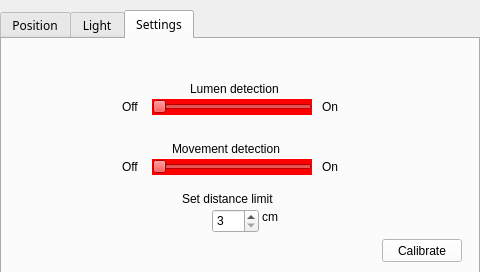
<?xml version="1.0" encoding="UTF-8"?>
<ui version="4.0">
 <class>MainDisplay</class>
 <widget class="QWidget" name="MainDisplay">
  <property name="geometry">
   <rect>
    <x>0</x>
    <y>0</y>
    <width>480</width>
    <height>272</height>
   </rect>
  </property>
  <property name="windowTitle">
   <string>position</string>
  </property>
  <property name="autoFillBackground">
   <bool>true</bool>
  </property>
  <property name="styleSheet">
   <string notr="true">color: rgb(0, 0, 0);
background-color: setPalette(Pal);
font: 9pt &quot;Droid Sans Georgian&quot;;</string>
  </property>
  <widget class="QTabWidget" name="tabWidget">
   <property name="geometry">
    <rect>
     <x>0</x>
     <y>10</y>
     <width>480</width>
     <height>272</height>
    </rect>
   </property>
   <property name="font">
    <font>
     <family>Droid Sans Georgian</family>
     <pointsize>9</pointsize>
     <weight>50</weight>
     <italic>false</italic>
     <bold>false</bold>
    </font>
   </property>
   <property name="autoFillBackground">
    <bool>true</bool>
   </property>
   <property name="styleSheet">
    <string notr="true">
</string>
   </property>
   <property name="currentIndex">
    <number>2</number>
   </property>
   <widget class="QWidget" name="tab">
    <attribute name="title">
     <string>Position</string>
    </attribute>
    <widget class="QSlider" name="ySlider">
     <property name="geometry">
      <rect>
       <x>20</x>
       <y>20</y>
       <width>22</width>
       <height>161</height>
      </rect>
     </property>
     <property name="minimumSize">
      <size>
       <width>22</width>
       <height>0</height>
      </size>
     </property>
     <property name="maximumSize">
      <size>
       <width>22</width>
       <height>161</height>
      </size>
     </property>
     <property name="maximum">
      <number>255</number>
     </property>
     <property name="orientation">
      <enum>Qt::Vertical</enum>
     </property>
    </widget>
    <widget class="QSlider" name="xSlider">
     <property name="geometry">
      <rect>
       <x>50</x>
       <y>190</y>
       <width>271</width>
       <height>22</height>
      </rect>
     </property>
     <property name="styleSheet">
      <string notr="true">Slider::xSlider { alignment: center; }
selection-color: rgb(174, 255, 238);
background-color: rgb(80, 111, 61);</string>
     </property>
     <property name="maximum">
      <number>255</number>
     </property>
     <property name="orientation">
      <enum>Qt::Horizontal</enum>
     </property>
    </widget>
    <widget class="QSlider" name="zSlider">
     <property name="geometry">
      <rect>
       <x>330</x>
       <y>20</y>
       <width>22</width>
       <height>161</height>
      </rect>
     </property>
     <property name="maximum">
      <number>255</number>
     </property>
     <property name="orientation">
      <enum>Qt::Vertical</enum>
     </property>
    </widget>
    <widget class="QWidget" name="frameWidget" native="true">
     <property name="geometry">
      <rect>
       <x>50</x>
       <y>20</y>
       <width>271</width>
       <height>161</height>
      </rect>
     </property>
     <property name="palette">
      <palette>
       <active>
        <colorrole role="WindowText">
         <brush brushstyle="SolidPattern">
          <color alpha="255">
           <red>0</red>
           <green>0</green>
           <blue>0</blue>
          </color>
         </brush>
        </colorrole>
        <colorrole role="Button">
         <brush brushstyle="SolidPattern">
          <color alpha="255">
           <red>255</red>
           <green>255</green>
           <blue>255</blue>
          </color>
         </brush>
        </colorrole>
        <colorrole role="Text">
         <brush brushstyle="SolidPattern">
          <color alpha="255">
           <red>0</red>
           <green>0</green>
           <blue>0</blue>
          </color>
         </brush>
        </colorrole>
        <colorrole role="ButtonText">
         <brush brushstyle="SolidPattern">
          <color alpha="255">
           <red>0</red>
           <green>0</green>
           <blue>0</blue>
          </color>
         </brush>
        </colorrole>
        <colorrole role="Base">
         <brush brushstyle="SolidPattern">
          <color alpha="255">
           <red>255</red>
           <green>255</green>
           <blue>255</blue>
          </color>
         </brush>
        </colorrole>
        <colorrole role="Window">
         <brush brushstyle="SolidPattern">
          <color alpha="255">
           <red>255</red>
           <green>255</green>
           <blue>255</blue>
          </color>
         </brush>
        </colorrole>
        <colorrole role="Shadow">
         <brush brushstyle="SolidPattern">
          <color alpha="255">
           <red>29</red>
           <green>118</green>
           <blue>24</blue>
          </color>
         </brush>
        </colorrole>
        <colorrole role="ToolTipText">
         <brush brushstyle="SolidPattern">
          <color alpha="255">
           <red>60</red>
           <green>163</green>
           <blue>72</blue>
          </color>
         </brush>
        </colorrole>
       </active>
       <inactive>
        <colorrole role="WindowText">
         <brush brushstyle="SolidPattern">
          <color alpha="255">
           <red>0</red>
           <green>0</green>
           <blue>0</blue>
          </color>
         </brush>
        </colorrole>
        <colorrole role="Button">
         <brush brushstyle="SolidPattern">
          <color alpha="255">
           <red>255</red>
           <green>255</green>
           <blue>255</blue>
          </color>
         </brush>
        </colorrole>
        <colorrole role="Text">
         <brush brushstyle="SolidPattern">
          <color alpha="255">
           <red>0</red>
           <green>0</green>
           <blue>0</blue>
          </color>
         </brush>
        </colorrole>
        <colorrole role="ButtonText">
         <brush brushstyle="SolidPattern">
          <color alpha="255">
           <red>0</red>
           <green>0</green>
           <blue>0</blue>
          </color>
         </brush>
        </colorrole>
        <colorrole role="Base">
         <brush brushstyle="SolidPattern">
          <color alpha="255">
           <red>255</red>
           <green>255</green>
           <blue>255</blue>
          </color>
         </brush>
        </colorrole>
        <colorrole role="Window">
         <brush brushstyle="SolidPattern">
          <color alpha="255">
           <red>255</red>
           <green>255</green>
           <blue>255</blue>
          </color>
         </brush>
        </colorrole>
        <colorrole role="Shadow">
         <brush brushstyle="SolidPattern">
          <color alpha="255">
           <red>29</red>
           <green>118</green>
           <blue>24</blue>
          </color>
         </brush>
        </colorrole>
        <colorrole role="ToolTipText">
         <brush brushstyle="SolidPattern">
          <color alpha="255">
           <red>60</red>
           <green>163</green>
           <blue>72</blue>
          </color>
         </brush>
        </colorrole>
       </inactive>
       <disabled>
        <colorrole role="WindowText">
         <brush brushstyle="SolidPattern">
          <color alpha="255">
           <red>0</red>
           <green>0</green>
           <blue>0</blue>
          </color>
         </brush>
        </colorrole>
        <colorrole role="Button">
         <brush brushstyle="SolidPattern">
          <color alpha="255">
           <red>255</red>
           <green>255</green>
           <blue>255</blue>
          </color>
         </brush>
        </colorrole>
        <colorrole role="Text">
         <brush brushstyle="SolidPattern">
          <color alpha="255">
           <red>0</red>
           <green>0</green>
           <blue>0</blue>
          </color>
         </brush>
        </colorrole>
        <colorrole role="ButtonText">
         <brush brushstyle="SolidPattern">
          <color alpha="255">
           <red>0</red>
           <green>0</green>
           <blue>0</blue>
          </color>
         </brush>
        </colorrole>
        <colorrole role="Base">
         <brush brushstyle="SolidPattern">
          <color alpha="255">
           <red>255</red>
           <green>255</green>
           <blue>255</blue>
          </color>
         </brush>
        </colorrole>
        <colorrole role="Window">
         <brush brushstyle="SolidPattern">
          <color alpha="255">
           <red>255</red>
           <green>255</green>
           <blue>255</blue>
          </color>
         </brush>
        </colorrole>
        <colorrole role="Shadow">
         <brush brushstyle="SolidPattern">
          <color alpha="255">
           <red>29</red>
           <green>118</green>
           <blue>24</blue>
          </color>
         </brush>
        </colorrole>
        <colorrole role="ToolTipText">
         <brush brushstyle="SolidPattern">
          <color alpha="255">
           <red>60</red>
           <green>163</green>
           <blue>72</blue>
          </color>
         </brush>
        </colorrole>
       </disabled>
      </palette>
     </property>
     <property name="styleSheet">
      <string notr="true">background-color: rgb(255, 255, 255);</string>
     </property>
     <widget class="QPushButton" name="sliderButton">
      <property name="enabled">
       <bool>false</bool>
      </property>
      <property name="geometry">
       <rect>
        <x>20</x>
        <y>110</y>
        <width>16</width>
        <height>16</height>
       </rect>
      </property>
      <property name="styleSheet">
       <string notr="true">color: rgb(255, 0, 4);
background-color: rgb(255, 0, 4);</string>
      </property>
      <property name="text">
       <string>PushButton</string>
      </property>
     </widget>
     <widget class="QPushButton" name="currentButton">
      <property name="enabled">
       <bool>false</bool>
      </property>
      <property name="geometry">
       <rect>
        <x>180</x>
        <y>110</y>
        <width>16</width>
        <height>16</height>
       </rect>
      </property>
      <property name="styleSheet">
       <string notr="true">color: rgb(0, 255, 0);
background-color: rgb(0, 255, 0);</string>
      </property>
      <property name="text">
       <string>PushButton</string>
      </property>
     </widget>
    </widget>
    <widget class="QPushButton" name="goPosButton">
     <property name="geometry">
      <rect>
       <x>380</x>
       <y>200</y>
       <width>80</width>
       <height>23</height>
      </rect>
     </property>
     <property name="styleSheet">
      <string notr="true">background-color: rgb(255, 255, 255);</string>
     </property>
     <property name="text">
      <string>Go</string>
     </property>
    </widget>
    <widget class="QLabel" name="label">
     <property name="geometry">
      <rect>
       <x>0</x>
       <y>100</y>
       <width>16</width>
       <height>16</height>
      </rect>
     </property>
     <property name="text">
      <string>Y</string>
     </property>
     <property name="alignment">
      <set>Qt::AlignCenter</set>
     </property>
    </widget>
    <widget class="QLabel" name="label_2">
     <property name="geometry">
      <rect>
       <x>170</x>
       <y>210</y>
       <width>16</width>
       <height>16</height>
      </rect>
     </property>
     <property name="text">
      <string>X</string>
     </property>
     <property name="alignment">
      <set>Qt::AlignCenter</set>
     </property>
    </widget>
    <widget class="QLabel" name="label_3">
     <property name="geometry">
      <rect>
       <x>350</x>
       <y>100</y>
       <width>16</width>
       <height>16</height>
      </rect>
     </property>
     <property name="text">
      <string>Z</string>
     </property>
     <property name="alignment">
      <set>Qt::AlignCenter</set>
     </property>
    </widget>
    <widget class="QPushButton" name="addButton">
     <property name="geometry">
      <rect>
       <x>380</x>
       <y>0</y>
       <width>41</width>
       <height>23</height>
      </rect>
     </property>
     <property name="styleSheet">
      <string notr="true">background-color: rgb(255, 255, 255);</string>
     </property>
     <property name="text">
      <string>Add</string>
     </property>
    </widget>
    <widget class="QPushButton" name="delButton">
     <property name="geometry">
      <rect>
       <x>420</x>
       <y>0</y>
       <width>41</width>
       <height>23</height>
      </rect>
     </property>
     <property name="styleSheet">
      <string notr="true">background-color: rgb(255, 255, 255);</string>
     </property>
     <property name="text">
      <string>Delete</string>
     </property>
    </widget>
    <widget class="QFrame" name="frame">
     <property name="geometry">
      <rect>
       <x>380</x>
       <y>30</y>
       <width>80</width>
       <height>160</height>
      </rect>
     </property>
     <property name="layoutDirection">
      <enum>Qt::RightToLeft</enum>
     </property>
     <property name="frameShape">
      <enum>QFrame::StyledPanel</enum>
     </property>
     <property name="frameShadow">
      <enum>QFrame::Raised</enum>
     </property>
     <widget class="QWidget" name="gridLayoutWidget">
      <property name="geometry">
       <rect>
        <x>4</x>
        <y>2</y>
        <width>71</width>
        <height>161</height>
       </rect>
      </property>
      <layout class="QGridLayout" name="gridLayout"/>
     </widget>
    </widget>
   </widget>
   <widget class="QWidget" name="tab_2">
    <attribute name="title">
     <string>Light</string>
    </attribute>
    <widget class="QSlider" name="redSlider">
     <property name="geometry">
      <rect>
       <x>370</x>
       <y>29</y>
       <width>22</width>
       <height>131</height>
      </rect>
     </property>
     <property name="mouseTracking">
      <bool>false</bool>
     </property>
     <property name="acceptDrops">
      <bool>false</bool>
     </property>
     <property name="maximum">
      <number>255</number>
     </property>
     <property name="orientation">
      <enum>Qt::Vertical</enum>
     </property>
    </widget>
    <widget class="QSlider" name="greenSlider">
     <property name="geometry">
      <rect>
       <x>410</x>
       <y>29</y>
       <width>22</width>
       <height>131</height>
      </rect>
     </property>
     <property name="maximum">
      <number>255</number>
     </property>
     <property name="orientation">
      <enum>Qt::Vertical</enum>
     </property>
    </widget>
    <widget class="QSlider" name="blueSlider">
     <property name="geometry">
      <rect>
       <x>450</x>
       <y>29</y>
       <width>22</width>
       <height>131</height>
      </rect>
     </property>
     <property name="maximum">
      <number>255</number>
     </property>
     <property name="orientation">
      <enum>Qt::Vertical</enum>
     </property>
    </widget>
    <widget class="QLineEdit" name="redLine">
     <property name="geometry">
      <rect>
       <x>370</x>
       <y>170</y>
       <width>21</width>
       <height>20</height>
      </rect>
     </property>
     <property name="font">
      <font>
       <family>Droid Sans Georgian</family>
       <pointsize>6</pointsize>
       <weight>50</weight>
       <italic>false</italic>
       <bold>false</bold>
      </font>
     </property>
     <property name="styleSheet">
      <string notr="true">background-color: rgb(255, 255, 255);
font: 6pt &quot;Droid Sans Georgian&quot;;</string>
     </property>
     <property name="text">
      <string/>
     </property>
     <property name="alignment">
      <set>Qt::AlignRight|Qt::AlignTrailing|Qt::AlignVCenter</set>
     </property>
    </widget>
    <widget class="QLineEdit" name="greenLine">
     <property name="geometry">
      <rect>
       <x>410</x>
       <y>170</y>
       <width>21</width>
       <height>20</height>
      </rect>
     </property>
     <property name="font">
      <font>
       <family>Droid Sans Georgian</family>
       <pointsize>6</pointsize>
       <weight>50</weight>
       <italic>false</italic>
       <bold>false</bold>
      </font>
     </property>
     <property name="layoutDirection">
      <enum>Qt::LeftToRight</enum>
     </property>
     <property name="styleSheet">
      <string notr="true">background-color: rgb(255, 255, 255);
font: 6pt &quot;Droid Sans Georgian&quot;;</string>
     </property>
     <property name="alignment">
      <set>Qt::AlignRight|Qt::AlignTrailing|Qt::AlignVCenter</set>
     </property>
    </widget>
    <widget class="QLineEdit" name="blueLine">
     <property name="geometry">
      <rect>
       <x>450</x>
       <y>170</y>
       <width>21</width>
       <height>20</height>
      </rect>
     </property>
     <property name="font">
      <font>
       <family>Droid Sans Georgian</family>
       <pointsize>6</pointsize>
       <weight>50</weight>
       <italic>false</italic>
       <bold>false</bold>
      </font>
     </property>
     <property name="styleSheet">
      <string notr="true">background-color: rgb(255, 255, 255);
font: 6pt &quot;Droid Sans Georgian&quot;;</string>
     </property>
     <property name="alignment">
      <set>Qt::AlignRight|Qt::AlignTrailing|Qt::AlignVCenter</set>
     </property>
    </widget>
    <widget class="QWidget" name="colorPalette" native="true">
     <property name="geometry">
      <rect>
       <x>30</x>
       <y>90</y>
       <width>321</width>
       <height>131</height>
      </rect>
     </property>
     <property name="autoFillBackground">
      <bool>true</bool>
     </property>
     <property name="styleSheet">
      <string notr="true"/>
     </property>
     <widget class="QFrame" name="frame_2">
      <property name="geometry">
       <rect>
        <x>0</x>
        <y>0</y>
        <width>321</width>
        <height>131</height>
       </rect>
      </property>
      <property name="frameShape">
       <enum>QFrame::StyledPanel</enum>
      </property>
      <property name="frameShadow">
       <enum>QFrame::Raised</enum>
      </property>
     </widget>
    </widget>
    <widget class="QPushButton" name="downButton">
     <property name="geometry">
      <rect>
       <x>240</x>
       <y>40</y>
       <width>113</width>
       <height>31</height>
      </rect>
     </property>
     <property name="styleSheet">
      <string notr="true">background-color: rgb(255, 255, 255);</string>
     </property>
     <property name="text">
      <string>Down</string>
     </property>
    </widget>
    <widget class="QPushButton" name="upButton">
     <property name="geometry">
      <rect>
       <x>240</x>
       <y>10</y>
       <width>113</width>
       <height>32</height>
      </rect>
     </property>
     <property name="styleSheet">
      <string notr="true">background-color: rgb(255, 255, 255);</string>
     </property>
     <property name="text">
      <string>Up</string>
     </property>
    </widget>
    <widget class="QPushButton" name="offButton">
     <property name="geometry">
      <rect>
       <x>10</x>
       <y>40</y>
       <width>113</width>
       <height>32</height>
      </rect>
     </property>
     <property name="styleSheet">
      <string notr="true">background-color: rgb(255, 255, 255);</string>
     </property>
     <property name="text">
      <string>Off</string>
     </property>
    </widget>
    <widget class="QPushButton" name="onButton">
     <property name="geometry">
      <rect>
       <x>10</x>
       <y>10</y>
       <width>113</width>
       <height>32</height>
      </rect>
     </property>
     <property name="styleSheet">
      <string notr="true">background-color: rgb(255, 255, 255);</string>
     </property>
     <property name="text">
      <string>On</string>
     </property>
    </widget>
    <widget class="QPushButton" name="goLightButton">
     <property name="geometry">
      <rect>
       <x>380</x>
       <y>200</y>
       <width>80</width>
       <height>23</height>
      </rect>
     </property>
     <property name="styleSheet">
      <string notr="true">background-color: rgb(255, 255, 255);</string>
     </property>
     <property name="text">
      <string>Go</string>
     </property>
    </widget>
    <widget class="QLabel" name="label_4">
     <property name="geometry">
      <rect>
       <x>370</x>
       <y>10</y>
       <width>16</width>
       <height>16</height>
      </rect>
     </property>
     <property name="text">
      <string>R</string>
     </property>
     <property name="alignment">
      <set>Qt::AlignCenter</set>
     </property>
    </widget>
    <widget class="QLabel" name="label_5">
     <property name="geometry">
      <rect>
       <x>410</x>
       <y>10</y>
       <width>16</width>
       <height>16</height>
      </rect>
     </property>
     <property name="text">
      <string>G</string>
     </property>
     <property name="alignment">
      <set>Qt::AlignCenter</set>
     </property>
    </widget>
    <widget class="QLabel" name="label_6">
     <property name="geometry">
      <rect>
       <x>450</x>
       <y>10</y>
       <width>16</width>
       <height>16</height>
      </rect>
     </property>
     <property name="text">
      <string>B</string>
     </property>
     <property name="alignment">
      <set>Qt::AlignCenter</set>
     </property>
    </widget>
    <zorder>redSlider</zorder>
    <zorder>greenSlider</zorder>
    <zorder>blueSlider</zorder>
    <zorder>redLine</zorder>
    <zorder>greenLine</zorder>
    <zorder>blueLine</zorder>
    <zorder>downButton</zorder>
    <zorder>upButton</zorder>
    <zorder>offButton</zorder>
    <zorder>onButton</zorder>
    <zorder>goLightButton</zorder>
    <zorder>label_4</zorder>
    <zorder>label_5</zorder>
    <zorder>label_6</zorder>
    <zorder>colorPalette</zorder>
   </widget>
   <widget class="QWidget" name="tab_3">
    <attribute name="title">
     <string>Settings</string>
    </attribute>
    <widget class="QSlider" name="lumenSlider">
     <property name="geometry">
      <rect>
       <x>150</x>
       <y>60</y>
       <width>160</width>
       <height>16</height>
      </rect>
     </property>
     <property name="styleSheet">
      <string notr="true">background-color: rgb(255, 0, 0);</string>
     </property>
     <property name="maximum">
      <number>1</number>
     </property>
     <property name="orientation">
      <enum>Qt::Horizontal</enum>
     </property>
    </widget>
    <widget class="QLabel" name="label_7">
     <property name="geometry">
      <rect>
       <x>188</x>
       <y>40</y>
       <width>111</width>
       <height>20</height>
      </rect>
     </property>
     <property name="text">
      <string>Lumen detection</string>
     </property>
    </widget>
    <widget class="QSlider" name="movementSlider">
     <property name="geometry">
      <rect>
       <x>150</x>
       <y>120</y>
       <width>160</width>
       <height>16</height>
      </rect>
     </property>
     <property name="styleSheet">
      <string notr="true">background-color: rgb(255, 0, 0);</string>
     </property>
     <property name="maximum">
      <number>1</number>
     </property>
     <property name="orientation">
      <enum>Qt::Horizontal</enum>
     </property>
    </widget>
    <widget class="QLabel" name="label_9">
     <property name="geometry">
      <rect>
       <x>170</x>
       <y>100</y>
       <width>131</width>
       <height>20</height>
      </rect>
     </property>
     <property name="text">
      <string>Movement detection</string>
     </property>
    </widget>
    <widget class="QLabel" name="label_10">
     <property name="geometry">
      <rect>
       <x>120</x>
       <y>60</y>
       <width>21</width>
       <height>16</height>
      </rect>
     </property>
     <property name="text">
      <string>Off</string>
     </property>
    </widget>
    <widget class="QLabel" name="label_12">
     <property name="geometry">
      <rect>
       <x>120</x>
       <y>120</y>
       <width>21</width>
       <height>16</height>
      </rect>
     </property>
     <property name="text">
      <string>Off</string>
     </property>
    </widget>
    <widget class="QLabel" name="label_13">
     <property name="geometry">
      <rect>
       <x>320</x>
       <y>60</y>
       <width>21</width>
       <height>16</height>
      </rect>
     </property>
     <property name="text">
      <string>On</string>
     </property>
    </widget>
    <widget class="QLabel" name="label_15">
     <property name="geometry">
      <rect>
       <x>320</x>
       <y>120</y>
       <width>21</width>
       <height>16</height>
      </rect>
     </property>
     <property name="text">
      <string>On</string>
     </property>
    </widget>
    <widget class="QSpinBox" name="distanceSpinBox">
     <property name="geometry">
      <rect>
       <x>210</x>
       <y>170</y>
       <width>47</width>
       <height>24</height>
      </rect>
     </property>
     <property name="minimum">
      <number>3</number>
     </property>
     <property name="maximum">
      <number>255</number>
     </property>
    </widget>
    <widget class="QLabel" name="label_8">
     <property name="geometry">
      <rect>
       <x>180</x>
       <y>150</y>
       <width>131</width>
       <height>20</height>
      </rect>
     </property>
     <property name="text">
      <string>Set distance limit</string>
     </property>
    </widget>
    <widget class="QLabel" name="label_11">
     <property name="geometry">
      <rect>
       <x>260</x>
       <y>170</y>
       <width>21</width>
       <height>16</height>
      </rect>
     </property>
     <property name="text">
      <string>cm</string>
     </property>
    </widget>
    <widget class="QPushButton" name="calButton">
     <property name="geometry">
      <rect>
       <x>380</x>
       <y>200</y>
       <width>80</width>
       <height>23</height>
      </rect>
     </property>
     <property name="styleSheet">
      <string notr="true">background-color: rgb(255, 255, 255);</string>
     </property>
     <property name="text">
      <string>Calibrate</string>
     </property>
    </widget>
   </widget>
  </widget>
 </widget>
 <layoutdefault spacing="6" margin="11"/>
 <resources/>
 <connections/>
</ui>
